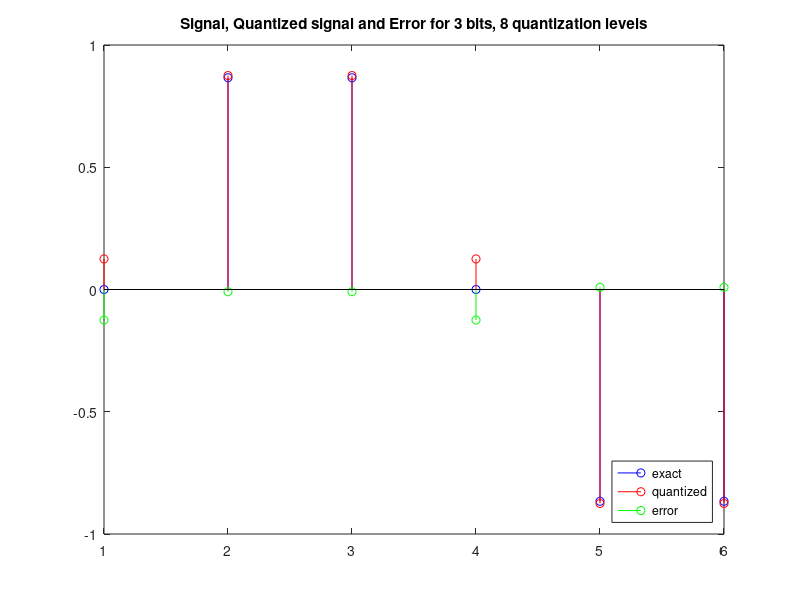

This figure's MATLAB source:
% This script creates a discrete time signal, and then quantizes it to a specified number
% of bits.  It then calculates the quantization error.
% see if you run the script.

clear;
clc;
b=3;                            % Number of bits.
M=6;                          % Number of samples in final signal.
n=0:(M-1);                      %range of sampling/symbols


% Creating a discrete time signal.
        x=sin(2*pi*n/M);
    

% Restricting the signal amplitude to 1
x(x>=1)=(1-eps);            % Make  signal from -1 to just less than 1.
x(x<-1)=-1;

% Quantize a signal to "b" bits.  
xq=floor((x+1)*2^(b-1));    % Signal is one of 2^n int values (0 to 2^n-1)
xq=xq/(2^(b-1));            % Signal is from 0 to 2 (quantized)
xq=xq-(2^(b)-1)/2^(b);      % Shift signal down (rounding)

xe=x-xq;                    % Quantization error


stem(x,'b');
hold on;
stem(xq,'r');
hold on;
stem(xe,'g');
legend('exact','quantized','error','Location','Southeast')
title(sprintf('Signal, Quantized signal and Error for %g bits, %g quantization levels',b,2^b));
hold off

% %Huffman coding
% %Defining probabilities
% n=1:6;
% p=[0.1 0.25 0.35 .1 .15 .05]; 
% dict=huffmandict(n,p);
% xh=huffmanenco(xq,dict);
